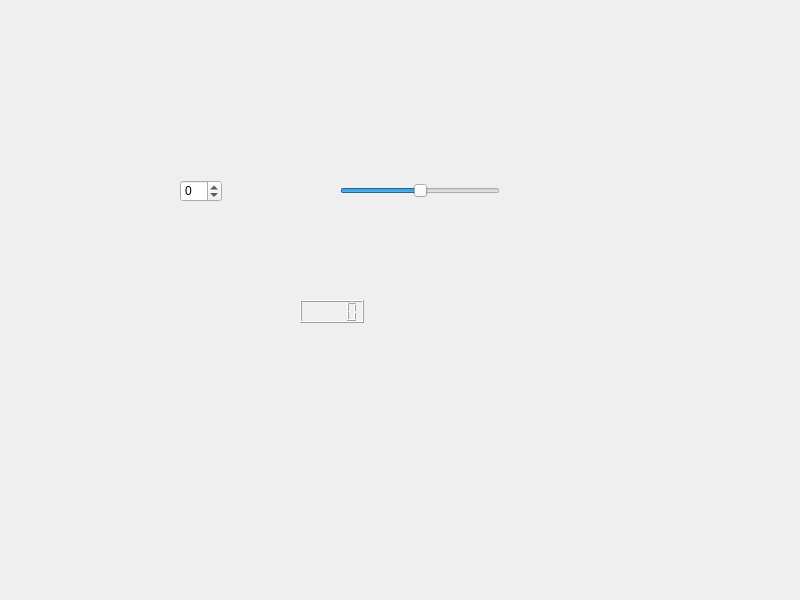
<?xml version="1.0" encoding="UTF-8"?>
<ui version="4.0">
 <class>Widget</class>
 <widget class="QWidget" name="Widget">
  <property name="geometry">
   <rect>
    <x>0</x>
    <y>0</y>
    <width>800</width>
    <height>600</height>
   </rect>
  </property>
  <property name="windowTitle">
   <string>Widget</string>
  </property>
  <widget class="QSlider" name="horizontalSlider">
   <property name="geometry">
    <rect>
     <x>340</x>
     <y>180</y>
     <width>160</width>
     <height>22</height>
    </rect>
   </property>
   <property name="minimum">
    <number>-100</number>
   </property>
   <property name="maximum">
    <number>100</number>
   </property>
   <property name="orientation">
    <enum>Qt::Orientation::Horizontal</enum>
   </property>
  </widget>
  <widget class="QSpinBox" name="spinBox">
   <property name="geometry">
    <rect>
     <x>180</x>
     <y>180</y>
     <width>42</width>
     <height>22</height>
    </rect>
   </property>
   <property name="minimum">
    <number>-100</number>
   </property>
   <property name="maximum">
    <number>100</number>
   </property>
  </widget>
  <widget class="QLCDNumber" name="lcdNumber">
   <property name="geometry">
    <rect>
     <x>300</x>
     <y>300</y>
     <width>64</width>
     <height>23</height>
    </rect>
   </property>
  </widget>
 </widget>
 <resources/>
 <connections>
  <connection>
   <sender>spinBox</sender>
   <signal>valueChanged(int)</signal>
   <receiver>horizontalSlider</receiver>
   <slot>setValue(int)</slot>
   <hints>
    <hint type="sourcelabel">
     <x>216</x>
     <y>190</y>
    </hint>
    <hint type="destinationlabel">
     <x>344</x>
     <y>190</y>
    </hint>
   </hints>
  </connection>
  <connection>
   <sender>horizontalSlider</sender>
   <signal>valueChanged(int)</signal>
   <receiver>spinBox</receiver>
   <slot>setValue(int)</slot>
   <hints>
    <hint type="sourcelabel">
     <x>429</x>
     <y>190</y>
    </hint>
    <hint type="destinationlabel">
     <x>199</x>
     <y>188</y>
    </hint>
   </hints>
  </connection>
  <connection>
   <sender>spinBox</sender>
   <signal>valueChanged(int)</signal>
   <receiver>lcdNumber</receiver>
   <slot>display(int)</slot>
   <hints>
    <hint type="sourcelabel">
     <x>186</x>
     <y>193</y>
    </hint>
    <hint type="destinationlabel">
     <x>311</x>
     <y>313</y>
    </hint>
   </hints>
  </connection>
  <connection>
   <sender>horizontalSlider</sender>
   <signal>valueChanged(int)</signal>
   <receiver>lcdNumber</receiver>
   <slot>display(int)</slot>
   <hints>
    <hint type="sourcelabel">
     <x>453</x>
     <y>187</y>
    </hint>
    <hint type="destinationlabel">
     <x>350</x>
     <y>308</y>
    </hint>
   </hints>
  </connection>
 </connections>
</ui>
